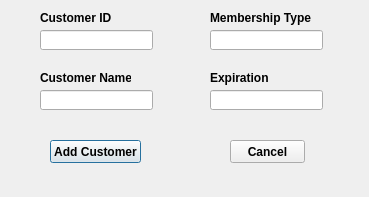
<?xml version="1.0" encoding="UTF-8"?>
<ui version="4.0">
 <class>addCustomer</class>
 <widget class="QDialog" name="addCustomer">
  <property name="geometry">
   <rect>
    <x>0</x>
    <y>0</y>
    <width>369</width>
    <height>197</height>
   </rect>
  </property>
  <property name="windowTitle">
   <string>Dialog</string>
  </property>
  <widget class="QLineEdit" name="idEdit">
   <property name="geometry">
    <rect>
     <x>40</x>
     <y>30</y>
     <width>113</width>
     <height>20</height>
    </rect>
   </property>
  </widget>
  <widget class="QLineEdit" name="nameEdit">
   <property name="geometry">
    <rect>
     <x>40</x>
     <y>90</y>
     <width>113</width>
     <height>20</height>
    </rect>
   </property>
  </widget>
  <widget class="QLineEdit" name="expirationEdit">
   <property name="geometry">
    <rect>
     <x>210</x>
     <y>90</y>
     <width>113</width>
     <height>20</height>
    </rect>
   </property>
  </widget>
  <widget class="QLineEdit" name="typeEdit">
   <property name="geometry">
    <rect>
     <x>210</x>
     <y>30</y>
     <width>113</width>
     <height>20</height>
    </rect>
   </property>
  </widget>
  <widget class="QLabel" name="label">
   <property name="geometry">
    <rect>
     <x>40</x>
     <y>10</y>
     <width>71</width>
     <height>16</height>
    </rect>
   </property>
   <property name="font">
    <font>
     <weight>75</weight>
     <bold>true</bold>
    </font>
   </property>
   <property name="text">
    <string>Customer ID</string>
   </property>
  </widget>
  <widget class="QLabel" name="label_2">
   <property name="geometry">
    <rect>
     <x>40</x>
     <y>70</y>
     <width>91</width>
     <height>16</height>
    </rect>
   </property>
   <property name="font">
    <font>
     <weight>75</weight>
     <bold>true</bold>
    </font>
   </property>
   <property name="text">
    <string>Customer Name</string>
   </property>
  </widget>
  <widget class="QLabel" name="label_3">
   <property name="geometry">
    <rect>
     <x>210</x>
     <y>70</y>
     <width>81</width>
     <height>16</height>
    </rect>
   </property>
   <property name="font">
    <font>
     <weight>75</weight>
     <bold>true</bold>
    </font>
   </property>
   <property name="text">
    <string>Expiration</string>
   </property>
  </widget>
  <widget class="QLabel" name="label_4">
   <property name="geometry">
    <rect>
     <x>210</x>
     <y>10</y>
     <width>101</width>
     <height>16</height>
    </rect>
   </property>
   <property name="font">
    <font>
     <weight>75</weight>
     <bold>true</bold>
    </font>
   </property>
   <property name="text">
    <string>Membership Type</string>
   </property>
  </widget>
  <widget class="QPushButton" name="addCustomerButton">
   <property name="geometry">
    <rect>
     <x>50</x>
     <y>140</y>
     <width>91</width>
     <height>23</height>
    </rect>
   </property>
   <property name="font">
    <font>
     <weight>75</weight>
     <bold>true</bold>
    </font>
   </property>
   <property name="text">
    <string>Add Customer</string>
   </property>
  </widget>
  <widget class="QPushButton" name="cancelCustomerButton">
   <property name="geometry">
    <rect>
     <x>230</x>
     <y>140</y>
     <width>75</width>
     <height>23</height>
    </rect>
   </property>
   <property name="font">
    <font>
     <weight>75</weight>
     <bold>true</bold>
    </font>
   </property>
   <property name="text">
    <string>Cancel</string>
   </property>
  </widget>
 </widget>
 <resources/>
 <connections/>
</ui>
